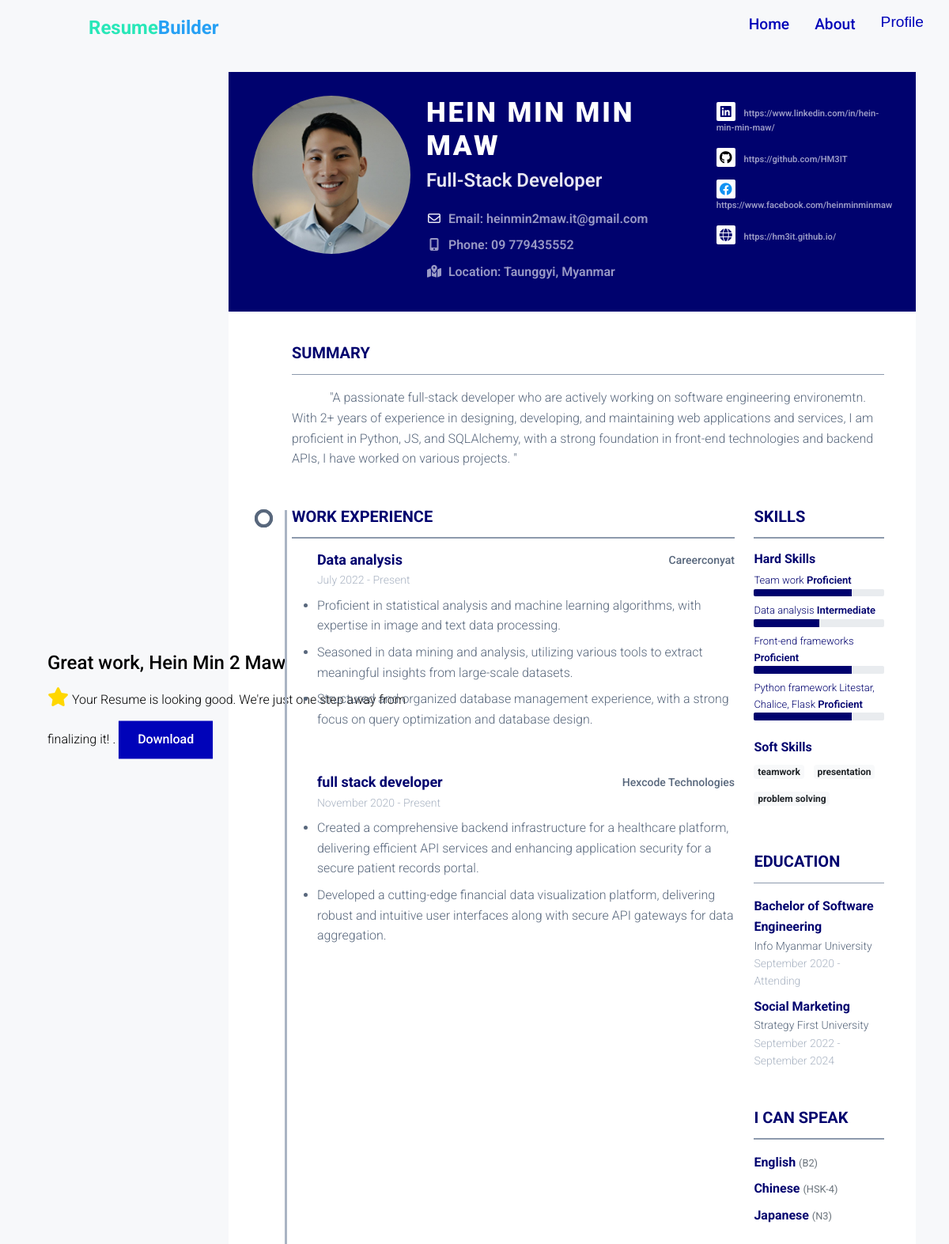
The page /resume/section/complete?resume_id=ac195b3b-c24e-41ed-9c5c-e09cf3f39593 (signed in) on the database its author committed.
### tables.py (models this page shows, shortened)
class User(Base):
    __tablename__ = "users"
    id: Mapped[str] = mapped_column(primary_key=True, default=lambda: str(uuid.uuid4()))
    name: Mapped[str] = mapped_column(String(30), nullable=False)
    email: Mapped[str] = mapped_column(String(100), nullable=False)
    password: Mapped[str] = mapped_column(String(250), nullable=True)
    profile_path: Mapped[str] = mapped_column(String(100), nullable=True)
    is_active: Mapped[bool] = mapped_column(Boolean, default=True)
    is_anonymous: Mapped[bool] = mapped_column(Boolean, default=False)
    is_authenticated: Mapped[bool] = mapped_column(Boolean, default=True)
    resumes: Mapped[List["Resume"]] = relationship(
        back_populates="user", cascade="all, delete-orphan"
    )

class Resume(Base):
    __tablename__ = "resume"
    id: Mapped[str] = mapped_column(primary_key=True)
    template_id: Mapped[int] = mapped_column(ForeignKey("template.id"))
    address_id: Mapped[int] = mapped_column(ForeignKey("address.id"))
    is_headshot: Mapped[bool] = mapped_column(Boolean)
    user_id: Mapped[int] = mapped_column(ForeignKey("users.id"))
    username: Mapped[str] = mapped_column(String(40), nullable=False)
    profession: Mapped[str] = mapped_column(String(40), nullable=False)
    image_file_path: Mapped[str] = mapped_column(String(150), nullable=True)
    phone: Mapped[str] = mapped_column(String(40), nullable=False)
    email: Mapped[str] = mapped_column(String(40), nullable=False)
    summary: Mapped[str] = mapped_column(Text, nullable=False)
    template_theme: Mapped[str] = mapped_column(String(50), nullable=False)
    address: Mapped["Address"] = relationship(back_populates="resumes")
    created_at: Mapped[datetime] = mapped_column(DateTime, default=datetime.utcnow)
    social_media: Mapped[List[SocialMedia]] = relationship(
        back_populates="resume", cascade="all, delete-orphan"
    )
    languages: Mapped[List[Language]] = relationship(
        back_populates="resume", cascade="all, delete-orphan"
    )
    work_experiences: Mapped[List[WorkExperience]] = relationship(
        back_populates="resume", cascade="all, delete-orphan"
    )
    educations: Mapped[List[Education]] = relationship(
        back_populates="resume", cascade="all, delete-orphan"
    )
    skills: Mapped[List[Skill]] = relationship(
        back_populates="resume", cascade="all, delete-orphan"
    )
    template: Mapped["Template"] = relationship("Template", back_populates="resumes")
    user: Mapped["User"] = relationship(back_populates="resumes")

class Address(Base):
    __tablename__ = "address"
    id: Mapped[str] = mapped_column(primary_key=True, default=lambda: str(uuid.uuid4()))
    city: Mapped[str] = mapped_column(String(40), nullable=False)
    country: Mapped[str] = mapped_column(String(40), nullable=False)
    __table_args__ = (UniqueConstraint("city", "country", name="unique_city_country"),)
    resumes: Mapped[List["Resume"]] = relationship(back_populates="address")

class SocialMedia(Base):
    __tablename__ = "social_media"
    id: Mapped[str] = mapped_column(primary_key=True, default=lambda: str(uuid.uuid4()))
    resume_id: Mapped[int] = mapped_column(ForeignKey("resume.id"))
    name: Mapped[SocialMediaPlatform] = mapped_column(
        Enum(SocialMediaPlatform, name="social_media_enum")
    )
    link: Mapped[str] = mapped_column(String(100), nullable=False)
    resume: Mapped["Resume"] = relationship(back_populates="social_media")

class WorkExperience(Base):
    __tablename__ = "work_experience"
    id: Mapped[str] = mapped_column(primary_key=True, default=lambda: str(uuid.uuid4()))
    resume_id: Mapped[int] = mapped_column(ForeignKey("resume.id"))
    company_name: Mapped[str] = mapped_column(String(40), nullable=False)
    position: Mapped[str] = mapped_column(String(40), nullable=False)
    location: Mapped[str] = mapped_column(String(150))
    start_date: Mapped[Date] = mapped_column(Date)
    end_date: Mapped[Date] = mapped_column(Date, nullable=True)
    is_working: Mapped[bool] = mapped_column(Boolean)
    achievement: Mapped[str] = mapped_column(nullable=True)
    resume: Mapped["Resume"] = relationship(back_populates="work_experiences")

class Skill(Base):
    __tablename__ = "skill"
    id: Mapped[str] = mapped_column(primary_key=True, default=lambda: str(uuid.uuid4()))
    resume_id: Mapped[int] = mapped_column(ForeignKey("resume.id"))
    name: Mapped[str] = mapped_column(String(30))
    proficiency: Mapped[Proficiency] = mapped_column(
        Enum(Proficiency, name="proficiency_enum")
    )
    resume: Mapped["Resume"] = relationship(back_populates="skills")

class Education(Base):
    __tablename__ = "education"
    id: Mapped[str] = mapped_column(primary_key=True, default=lambda: str(uuid.uuid4()))
    name: Mapped[str] = mapped_column(String(40), nullable=False)
    location: Mapped[str] = mapped_column(String(150))
    resume_id: Mapped[int] = mapped_column(ForeignKey("resume.id"))
    degree: Mapped[str] = mapped_column(String(40), nullable=False)
    start_date: Mapped[Date] = mapped_column(Date)
    end_date: Mapped[Date] = mapped_column(Date, nullable=True)
    is_studying: Mapped[bool] = mapped_column(Boolean)
    resume: Mapped["Resume"] = relationship(back_populates="educations")

class Language(Base):
    __tablename__ = "language"
    id: Mapped[str] = mapped_column(primary_key=True, default=lambda: str(uuid.uuid4()))
    resume_id: Mapped[int] = mapped_column(ForeignKey("resume.id"))
    name: Mapped[str] = mapped_column(String(100), nullable=False)
    fluent_level: Mapped[str] = mapped_column(String(100), nullable=False)
    resume: Mapped["Resume"] = relationship(back_populates="languages")

### app.py (the view)
@app.route("/resume/section/complete", methods=["GET"])
@login_required
def render_completed_resume():
    resume_id = request.args.get("resume_id")
    if resume_id is None:
        return jsonify({"message": "Resume id must be included"}), 403
    with get_session() as db_session:
        resume: Resume = (
            db_session.query(Resume)
            .filter_by(id=resume_id)
            .options(
                joinedload(Resume.work_experiences),
                joinedload(Resume.educations),
                joinedload(Resume.skills),
                joinedload(Resume.address),
                joinedload(Resume.template),
                joinedload(Resume.user),
            )
            .one()
        )
        selected_template_path = resume.template.template_file_path
        return render_template(
            "complete-resume.html",
            contents={"template_path": selected_template_path, "resume": resume},
        )

### templates/complete-resume.html (shortened to what this page needs)
{% extends 'base.html' %}
{% block title %}
<link rel="stylesheet" href="{{ url_for('static', filename='css/navbar.css')}}">
{% endblock %}
{% block body %}
{% include 'components/navbar.html' %}
<section id="resume-section" class="resume-section">
    <div id="resume-content">
        <div class="section-suggestion">
            <h4>Great work, {{user.name}}</h1>
                <i class="fas fa-star"></i>
                <span class="suggestion">Your Resume is looking good. We're just one step away from finalizing it!
                    .</span>
                <button id="resume-download-btn">
                    <span>Download</span>
                    <svg viewBox="-5 -5 110 110" preserveAspectRatio="none" aria-hidden="true">
                        <path d="M0,0 C0,0 100,0 100,0 C100,0 100,100 100,100 C100,100 0,100 0,100 C0,100 0,0 0,0" />
                    </svg>
                </button>
        </div>
    </div>
    {% if contents %}
    {% set template_path = contents.template_path %}
    {% set resume = contents.resume %}
    {% if template_path %}
    <div id="resume-preview">
        {% include template_path %}
    </div>
    {% endif %}
    {% endif %}
</section>
{% endblock %}

### templates/base.html (shortened to what this page needs)
<!DOCTYPE html>
<html lang="en">
<head>
    <link rel="stylesheet" href="https://cdnjs.cloudflare.com/ajax/libs/font-awesome/6.4.0/css/all.min.css">
    <link rel="stylesheet" href="{{ url_for('static', filename='css/main.css')}}">
    <link rel="stylesheet" href="{{ url_for('static', filename='css/footer.css')}}">
    {% block title %}
    {% endblock %}
</head>
<body>
    {% block body %}
    {% endblock %}
</body>
</html>

### templates/components/navbar.html (shortened to what this page needs)
<nav>
    <div class="logo">Resume<span class="logo-text highlight-text">Builder</span></div>
    <ul class="nav-links">
        <li><a href="/">Home</a></li>
        <li><a href="/about">About</a></li>
        {% if user.is_authenticated %}
        <li><button id="profile-btn">Profile </button></li>
        {% else %}
        {% if not hide_signup_btn %}
        <li><a href="/signup">Sign Up</a></li>
        {% endif %}
        {% endif %}
    </ul>
</nav>

### templates/resume-templates/template1-0631dd95-7c07-4c11-9940-de408b41c3ee.html (shortened to what this page needs)
<link id="theme-style" rel="stylesheet" href="{{url_for('static',filename='css/template1.css')}}">
<div id="template1" class="resume-wrapper-inner mx-auto text-left bg-white ">
	<header class="resume-header pt-4 pt-md-0">
		{% if resume.image_file_path %}
		<div class="profile-div">
			<img id="pv-profile-img" src="{{ url_for('static', filename=resume.image_file_path) }}" alt="image"
				width="220" height="220">
		</div>
		{% endif %}
		<div class="primary-info">
			<h1 id="pv-username" class="name mt-0 mb-1 text-white text-uppercase text-uppercase">
				{{resume.username }}
			</h1>
			<div id="pv-profession" class="title mb-3">{{ resume.profession.title() }}</div>
			<ul class="list-unstyled">
				<li class="mb-2">
					<i class="far fa-envelope fa-fw mr-2" data-fa-transform="grow-3"></i><a
						href="mailto:{{resume.email }}">Email: <span id="pv-email">{{
							resume.email }} </span> </a>
				</li>
				<li class="mb-2"><a><i class="fas fa-mobile-alt fa-fw mr-2" data-fa-transform="grow-6"></i>Phone: <span
							id="pv-phone">{{
							resume.phone }}</span></a></li>
				<li id="pv-address" class="mb-2" ><a><i class="fas  fa-map-marked-alt fa-fw mr-2"
							data-fa-transform="grow-6"></i>Location:
						<span id="pv-city">{{ resume.address.city }}</span>, <span id="pv-country">{{
							resume.address.country }}</span></a>
				</li>
			</ul>
		</div>
		<div class="secondary-info mt-2">
			<ul id="social-media-list" class="resume-social list-unstyled">
				{% if resume.social_media %}
				{% for social_media in resume.social_media %}
				{% set media_name = social_media['name'].value.lower() %}
				<li id="{{media_name}}-item" class="mb-3">
					<a href="{{ social_media['link'] }}">
						<span class="fa-container text-center mr-2">
							{% if media_name == 'portfolio' %}
							<i class="fas fa-globe"></i>
							{% else %}
							<i class="fab fa-{{ social_media['name'].value.lower() }}"></i>
							{% endif %}
						</span>
						{{ social_media["link"] }}
					</a>
				</li>
				{% endfor %}
				{% endif %}
			</ul>
		</div>
	</header>
	<div class="resume-body p-5">
		<section class="resume-section summary-section mb-5">
			<h2 class="resume-section-title text-uppercase font-weight-bold pb-3 mb-3">Summary</h2>
			<div class="resume-section-content">
				<p id="pv-summary" class="mb-0">{{resume.summary}} </p>
			</div>
		</section>
		<div class="row">
			<div class="col-lg-9">
				<section class="resume-section experience-section mb-5">
					<h2 class="resume-section-title text-uppercase font-weight-bold pb-3 mb-3">Work Experience
					</h2>
					<div class="resume-section-content">
						<div id="work-experience-parent" class="resume-timeline position-relative">
							{% for experience in resume.work_experiences %}
							<article class="resume-timeline-item position-relative pb-5">
								<div class="resume-timeline-item-header mb-2">
									<div class="d-flex flex-column flex-md-row">
										<h3 class="resume-position-title font-weight-bold mb-1">{{
											experience.position }}</h3>
										<div class="resume-company-name ml-auto">
											{{ experience.company_name }}</div>
									</div>
									<div class="resume-position-time">
										{% if experience.start_date %}{{ experience.start_date.strftime('%B %Y')
										}}{% endif %}
										-
										{% if experience.is_working %}
										Present
										{% else %}
										{% if experience.end_date %}{{ experience.end_date.strftime('%B %Y')
										}}{% else %}N/A{% endif %}
										{% endif %}
									</div>
								</div>
								<div class="resume-timeline-item-desc">
									<ul id="work-achievements">
										{{ experience.achievement | replace_newlines | safe }}
									</ul>
								</div>
							</article>
							{% endfor %}
						</div>
					</div>
				</section>
			</div>
			<div class="col-lg-3">
				<section class="resume-section skills-section mb-5">
					<h2 class="resume-section-title text-uppercase font-weight-bold pb-3 mb-3">Skills</h2>
					<div class="resume-section-content">
						<div class="resume-skill-item">
							<h4 class="resume-skills-cat font-weight-bold">Hard Skills</h4>
							<ul id="skill-list" class="list-unstyled mb-4">
								{% set proficiency_levels = {
								'BEGINNER': 25,
								'INTERMEDIATE': 50,
								'PROFICIENT': 75,
								'EXPERT': 100
								} %}
								{% for skill in resume.skills %}
								<li class="mb-2">
									<div class="resume-skill-name">{{ skill.name }} <span
											class="resume-skill-proficiency">{{ skill.proficiency.name.title()
											}}</span>
									</div>
									<div class="progress resume-progress">
										<div class="progress-bar" class="progress-bar theme-progress-bar-dark"
											role="progressbar"
											aria-valuenow="{{ proficiency_levels[skill.proficiency.name] }}"
											aria-valuemin="0" aria-valuemax="100">
										</div>
									</div>
								</li>
								{% endfor %}
							</ul>
						</div>
						<div class="resume-skill-item">
							<h4 class="resume-skills-cat font-weight-bold">Soft Skills</h4>
							<ul class="list-inline">
								{% set soft_skills = ['Teamwork','Presentation','Problem Solving'] %}
								{% for skill in soft_skills %}
								<li class="list-inline-item">
									<span class="badge badge-light">{{ skill.lower()}}</span>
								</li>
								{% endfor %}
							</ul>
						</div>
					</div>
				</section>
				<section class="resume-section education-section mb-5">
					<h2 class="resume-section-title text-uppercase font-weight-bold pb-3 mb-3">Education</h2>
					<div class="resume-section-content">
						<ul id="education-list" class="list-unstyled">
							{% for education in resume.educations %}
							<li class="mb-2">
								<div class="resume-degree font-weight-bold">{{ education.degree }}</div>
								<div class="resume-degree-org">{{ education.name }}</div>
								<div class="resume-degree-time">
									{% if education.start_date %}{{
									education.start_date.strftime('%B %Y') }}{% endif %}
									-
									{% if education.is_studying %}
									Attending
									{% else %}
									{% if education.end_date %}{{ education.end_date.strftime('%B %Y') }}{% else
									%}N/A{% endif %}
									{% endif %}
								</div>
							</li>
							{% endfor %}
						</ul>
					</div>
				</section>
				{% if resume.languages|length > 0 %}
				<section class="resume-section language-section mb-5">
					<h2 class="resume-section-title text-uppercase font-weight-bold pb-3 mb-3">I Can Speak
					</h2>
					<div class="resume-section-content">
						<ul id="language-list" class="list-unstyled resume-lang-list">
							{% for language in resume.languages %}
							<li class="mb-2"><span class="resume-lang-name font-weight-bold">{{language["name"]}}</span>
								<small class="text-muted font-weight-normal">({{language["fluent_level"]}})</small>
							</li>
							{% endfor %}
						</ul>
					</div>
				</section>
				{% endif %}
			</div>
		</div>
	</div>
</div>

### rows shown on the page
User: name "Hein Min 2 Maw"
Resume: image_file_path (picture), username "HEIN MIN MIN MAW", profession "Full-Stack Developer", email "heinmin2maw.it@gmail.com", phone "09 779435552", summary "\"A passionate full-stack developer who are actively working on software engineering environemtn. With 2+ years of experience in designing, developing, and maintaining web applications and services, I am proficient in Python, JS, and SQLAlchemy, with a strong foundation in front-end technologies and backend APIs, I have worked on various projects. \""
Address: address.city "Taunggyi", address.country "Myanmar"
SocialMedia: link "https://www.linkedin.com/in/hein-min-min-maw/"
SocialMedia: link "https://github.com/HM3IT"
SocialMedia: link "https://www.facebook.com/heinminminmaw"
SocialMedia: link "https://hm3it.github.io/"
WorkExperience: position "Data analysis", company_name "Careerconyat", start_date "July 2022", is_working "Present", achievement "Proficient in statistical analysis and machine learning algorithms, with expertise in image and text data processing. Seasoned in data mining and analysis, utilizing various tools to extract meaningful insights from large-scale datasets. Structured and organized database management experience, with a strong focus on query optimization and database design."
WorkExperience: position "full stack developer", company_name "Hexcode Technologies", start_date "November 2020", is_working "Present", achievement "Created a comprehensive backend infrastructure for a healthcare platform, delivering efficient API services and enhancing application security for a secure patient records portal. Developed a cutting-edge financial data visualization platform, delivering robust and intuitive user interfaces along with secure API gateways for data aggregation."
Skill: name "Team work", proficiency.name "Proficient"
Skill: name "Data analysis", proficiency.name "Intermediate"
Skill: name "Front-end frameworks", proficiency.name "Proficient"
Skill: name "Python framework Litestar, Chalice, Flask", proficiency.name "Proficient"
Education: degree "Bachelor of Software Engineering", name "Info Myanmar University", start_date "September 2020", is_studying "Attending"
Education: degree "Social Marketing", name "Strategy First University", start_date "September 2022", end_date "September 2024"
Language: name "English", fluent_level "B2"
Language: name "Chinese", fluent_level "HSK-4"
Language: name "Japanese", fluent_level "N3"

### other values the page prints
{{ skill.lower() }} "teamwork" "presentation" "problem solving"
